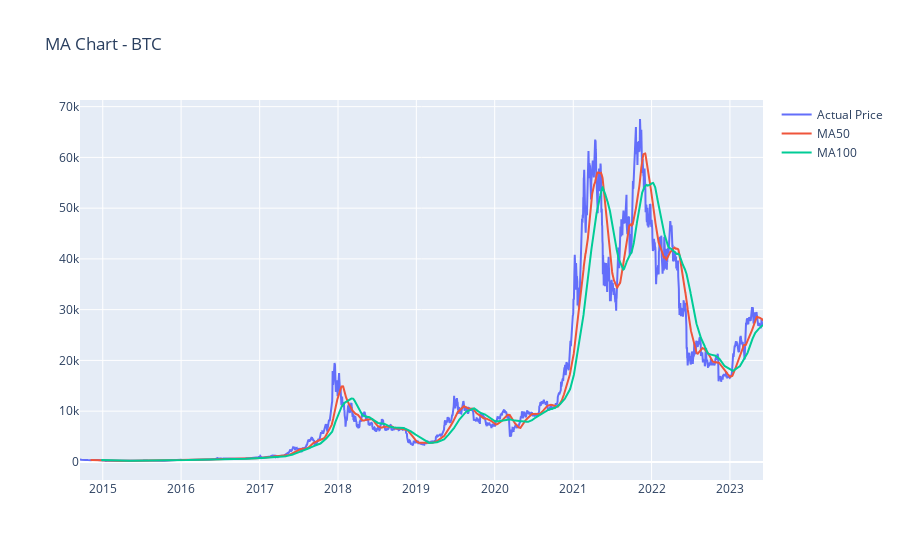

The code cell stored with this chart in its notebook:
### Code cell
trace1 = go.Scatter(x=df.reset_index()['date'], y=df['value'], mode='lines', name='Actual Price')
trace2 = go.Scatter(x=df.reset_index()['date'],y=df['Moving_Avg_50'], mode='lines', name='MA50')
trace3 = go.Scatter(x=df.reset_index()['date'],y=df['Moving_Avg_100'], mode='lines', name='MA100')

data = [trace1, trace2, trace3]
layout = go.Layout(title='MA Chart - BTC')
fig = go.Figure(data=data, layout=layout)
fig.show()

### Figure 1 — Plotly figure (JSON) as saved in the notebook; plotly's stock layout.template omitted (floating-point values rounded to 4 significant figures; data arrays with more than 128 entries replaced by an {"elided": "..."} marker saying what was removed)
{"data": [{"mode": "lines", "name": "Actual Price", "type": "scatter", "x": {"elided": "3183 str values"}, "y": {"elided": "3183 float values"}}, {"mode": "lines", "name": "MA50", "type": "scatter", "x": {"elided": "3183 str values"}, "y": {"elided": "3183 float values"}}, {"mode": "lines", "name": "MA100", "type": "scatter", "x": {"elided": "3183 str values"}, "y": {"elided": "3183 float values"}}], "layout": {"title": {"text": "MA Chart - BTC"}}}
